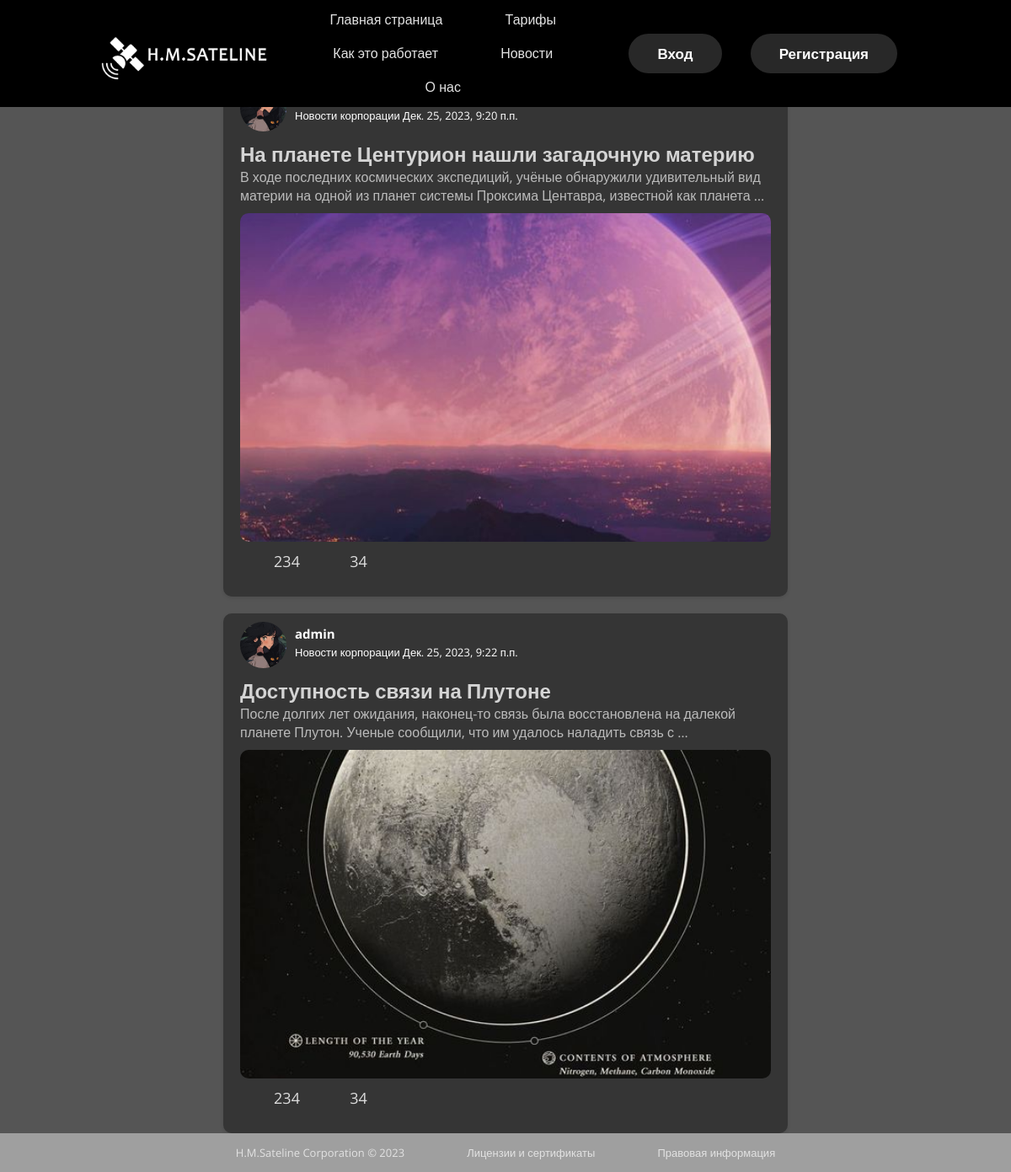
Page /news/ on the committed database.
### news/models.py (models this page shows, shortened)
class News(models.Model):
    title = models.CharField(max_length=128, verbose_name='Название новости')
    text = models.CharField(max_length=5000, verbose_name='Текст новости')
    created_at = models.DateTimeField(auto_now_add=True)
    modified_at = models.DateTimeField(null=True, blank=True, auto_now=True)
    author = models.ForeignKey(
        settings.AUTH_USER_MODEL,
        on_delete=models.CASCADE,
    )
    image = models.ImageField('Картинка', upload_to='post_image', blank=True)
    category = models.ForeignKey(
        Category,
        verbose_name='Категория',
        on_delete=models.SET_NULL,
        null=True,
        related_name='category'
    )
    class Meta:
        ordering=('created_at',)
        verbose_name_plural = 'Новости'
        verbose_name = 'Новость'

class Category(models.Model):
    title = models.CharField(
        verbose_name='Заголовок',
        max_length=256
    )
    description = models.TextField(
        verbose_name='Описание',
    )
    slug = models.SlugField(
        verbose_name='Идентификатор',
        help_text=('Идентификатор страницы для URL; разрешены символы '
                   'латиницы, цифры, дефис и подчёркивание.'),
        unique=True
    )
    class Meta:
        verbose_name = 'категория'
        verbose_name_plural = "Категории"
    def __str__(self):
        return self.title

### personal/models.py (models this page shows)
class CustomUser(AbstractUser):
    MAN = 'Муж.'
    WOMAN = 'Жен.'
    SHREK = 'Шрек'
    SEXS = [
        (MAN, 'Мужчина'),
        (WOMAN, 'Женщина'),
        (SHREK, 'Шрек'),
    ]
    sex = models.CharField(
        'Пол',
        max_length=5,
        choices=SEXS,
        default=SHREK,
    )
    avatar = models.ImageField(
        'Аватар',
        blank=True,
        null=True,
        upload_to='avatars/',# Изменено на upload_to с путем к папке 'avatars/'
        default='defaults/default-avatar.jpg',
    )

### news/views.py (the view)
# urls.py: path('', views.NewsListView.as_view(), name='news-list'),
class NewsListView(ListView):
    model = News
    template_name = 'news/list.html'
    def get_queryset(self):
        return self.model.objects.prefetch_related(
            'comment_set'
        )[:settings.NEWS_COUNT_ON_HOME_PAGE]

### templates/news/list.html
{% extends "base.html" %}
{% load static %}
{% block content %}
    <section class="container-news">
    {% for news in news_list  %}
        <div class="news-item">
            <div class="news-author-container">
                <div class="news-author-img">
                    <img src={{ news.author.avatar.url }} alt="Профиль пользователя" class="avatar-image">
                </div>
                <div class="news-author-category-date">
                    <div class="news-author-username">
                        <p><a href="{% url "personal:personal-detail" %}">{{ news.author.username }}</a></p>
                    </div>
                    <div class="news-category-date">
                        <p>{{ news.category }}</p>
                        <p>&nbsp;</p>
                        <p>{{ news.created_at }}</p>
                    </div>
                </div>
            </div>
            <div class="news-text-container">
                <h2 class="news-title">{{ news.title }}</h2>
                <p class="news-content">
                    {{ news.text|truncatewords:20 }}
                </p>
                <div class='news-image-container'>
                    <img src="{{ news.image.url }}" alt="{{ news.title }}">
                </div>
            </div>
            <div class="news-reaction-container">
                <button class="news-reaction-button">
                    <div class="news-like-button">
                        <ion-icon name="rocket-outline"></ion-icon>
                        <p>234</p>
                    </div>
                </button>
                <button class="news-reaction-button">
                    <div class="news-comment-button">
                        <ion-icon name="chatbox-outline"></ion-icon>
                        <p>34</p>
                    </div>
                </button>
            </div>
        </div>
    {% endfor %}
    </section>
{% endblock %}

### static_dev/css/style.css (style rules this page uses)
* { margin: 0; padding: 0; font-family: 'Open Sans', sans-serif; }
.body { background-image: url(../img//background-second.png); background-size: cover; }
button { width: 100%; padding: 10px; background-color: #5f9ea0; border: none; border-radius: 4px; color: white; font-size: 16px; cursor: pointer; transition: background-color 0.3s ease; }
.avatar-image { border-radius: 10%; width: 300px; height: 300px; object-fit: cover; margin-bottom: 10px; }
.container-news { min-height: 50vh; overflow: hidden; background-color: #222222c4; display: flex; flex-direction: column; justify-content: center; }
.news-item { width: 630px; background: #353535; display: flex; flex-direction: column; margin: 10px auto; padding: 20px; border-radius: 10px; box-shadow: 0 2px 4px rgba(0, 0, 0, 0.1); }
.news-item img { width: 100%; height: auto; object-fit: cover; margin-top: 10px; margin-bottom: 20px; display: flex; border-radius: inherit; }
.news-author-container { display: flex; width: 80%; height: 55px; align-items: flex-end; color: white; }
.news-author-container p { font-size: 13px; }
.news-author-username p a { font-size: 15px; font-weight: bold; text-decoration: none; color: white; }
.news-reaction-container { display: flex; flex-direction: row; gap: 5px; }
.news-reaction-container p { font-size: 18px; padding-bottom: 10px; }
.news-reaction-button { display: flex; background-color: transparent; align-items: center; justify-content: center; border: none; width: 80px; height: 35px; color: rgb(221, 221, 221); overflow: hidden }
.news-reaction-button ion-icon { width: 24px; height: 24px; margin-bottom: 5px; }
.news-like-button, .news-comment-button { display: flex; gap: 7px; align-items: center; }
.news-text-container { display: flex; flex-direction: column; }
.news-image-container { border-radius: 10px; width: 100%; height: 400px; margin-bottom: 10px; overflow: hidden; }
.news-image-container img { width: 100%; height: 100%; object-fit: cover; }
.news-author-img img { border-radius: 50%; height: 55px; width: 55px; margin-bottom: 10px; }
.news-author-category-date { display: flex; flex-direction: column; align-content:flex-start; padding-left: 10px; padding: 10px; margin-bottom: 10px; gap: 3px; }
.news-category-date { display: flex; flex-direction: row; align-items: center; }
.news-title { margin: 0; padding: 0; color: #d4d4d4; }
.news-content { color: #bbbbbb; }
.news-item:first-child { margin-top: 10ch; }
.news-item:last-child { margin-bottom: auto; }

### rows in the picture
News: author.avatar (picture), category "Новости корпорации", created_at "Дек. 25, 2023, 9:20 п.п.", title "На планете Центурион нашли загадочную материю", text "В ходе последних космических экспедиций, учёные обнаружили удивительный вид материи на одной из планет системы Проксима Центавра, известной как планета …", image (picture)
News: author.avatar (picture), author.username "admin", category "Новости корпорации", created_at "Дек. 25, 2023, 9:22 п.п.", title "Доступность связи на Плутоне", text "После долгих лет ожидания, наконец-то связь была восстановлена на далекой планете Плутон. Ученые сообщили, что им удалось наладить связь с …", image (picture)
